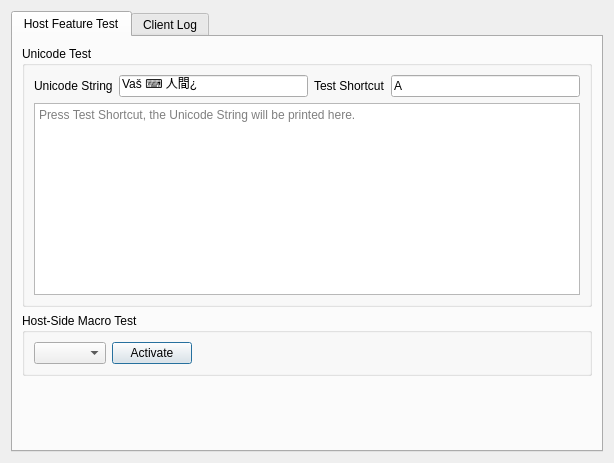
<?xml version="1.0" encoding="UTF-8"?>
<ui version="4.0">
 <class>Dialog</class>
 <widget class="QDialog" name="Dialog">
  <property name="geometry">
   <rect>
    <x>0</x>
    <y>0</y>
    <width>614</width>
    <height>463</height>
   </rect>
  </property>
  <property name="windowTitle">
   <string>Dialog</string>
  </property>
  <layout class="QVBoxLayout" name="verticalLayout">
   <item>
    <widget class="QTabWidget" name="tabWidget">
     <property name="currentIndex">
      <number>0</number>
     </property>
     <widget class="QWidget" name="hostFeatureTestTab">
      <attribute name="title">
       <string>Host Feature Test</string>
      </attribute>
      <layout class="QVBoxLayout" name="verticalLayout_4">
       <item>
        <widget class="QGroupBox" name="groupBox">
         <property name="title">
          <string>Unicode Test</string>
         </property>
         <layout class="QVBoxLayout" name="verticalLayout_2">
          <item>
           <layout class="QHBoxLayout" name="horizontalLayout_2">
            <item>
             <widget class="QLabel" name="label">
              <property name="text">
               <string>Unicode String</string>
              </property>
             </widget>
            </item>
            <item>
             <widget class="QLineEdit" name="unicodeStringLineEdit">
              <property name="text">
               <string>Vaš ⌨ 人間¿</string>
              </property>
             </widget>
            </item>
            <item>
             <widget class="QLabel" name="label_2">
              <property name="text">
               <string>Test Shortcut</string>
              </property>
             </widget>
            </item>
            <item>
             <widget class="QKeySequenceEdit" name="unicodeTestKeySequenceEdit">
              <property name="keySequence">
               <string>A</string>
              </property>
             </widget>
            </item>
           </layout>
          </item>
          <item>
           <widget class="QTextEdit" name="unicodeTestTextEdit">
            <property name="sizePolicy">
             <sizepolicy hsizetype="Expanding" vsizetype="Minimum">
              <horstretch>0</horstretch>
              <verstretch>0</verstretch>
             </sizepolicy>
            </property>
            <property name="documentTitle">
             <string>HID-IO Log</string>
            </property>
            <property name="placeholderText">
             <string extracomment="Press Test Shortcut, the Unicode String will be printed here.">Press Test Shortcut, the Unicode String will be printed here.</string>
            </property>
           </widget>
          </item>
         </layout>
        </widget>
       </item>
       <item>
        <widget class="QGroupBox" name="groupBox_2">
         <property name="title">
          <string>Host-Side Macro Test</string>
         </property>
         <layout class="QHBoxLayout" name="horizontalLayout_3">
          <item>
           <widget class="QComboBox" name="hostSideMacroTestCombo"/>
          </item>
          <item>
           <widget class="QPushButton" name="activateHostSideMacroTest">
            <property name="text">
             <string>Activate</string>
            </property>
           </widget>
          </item>
          <item>
           <spacer name="horizontalSpacer">
            <property name="orientation">
             <enum>Qt::Horizontal</enum>
            </property>
            <property name="sizeHint" stdset="0">
             <size>
              <width>40</width>
              <height>20</height>
             </size>
            </property>
           </spacer>
          </item>
         </layout>
        </widget>
       </item>
       <item>
        <spacer name="verticalSpacer">
         <property name="orientation">
          <enum>Qt::Vertical</enum>
         </property>
         <property name="sizeHint" stdset="0">
          <size>
           <width>20</width>
           <height>40</height>
          </size>
         </property>
        </spacer>
       </item>
      </layout>
     </widget>
     <widget class="QWidget" name="logViewerTab">
      <attribute name="title">
       <string>Client Log</string>
      </attribute>
      <layout class="QVBoxLayout" name="verticalLayout_3">
       <item>
        <widget class="QTextBrowser" name="logViewer"/>
       </item>
       <item>
        <widget class="QDialogButtonBox" name="logViewerButtons">
         <property name="orientation">
          <enum>Qt::Horizontal</enum>
         </property>
         <property name="standardButtons">
          <set>QDialogButtonBox::Reset|QDialogButtonBox::Save</set>
         </property>
        </widget>
       </item>
      </layout>
     </widget>
    </widget>
   </item>
  </layout>
 </widget>
 <resources/>
 <connections>
  <connection>
   <sender>logViewerButtons</sender>
   <signal>accepted()</signal>
   <receiver>Dialog</receiver>
   <slot>accept()</slot>
   <hints>
    <hint type="sourcelabel">
     <x>248</x>
     <y>254</y>
    </hint>
    <hint type="destinationlabel">
     <x>157</x>
     <y>274</y>
    </hint>
   </hints>
  </connection>
  <connection>
   <sender>logViewerButtons</sender>
   <signal>rejected()</signal>
   <receiver>Dialog</receiver>
   <slot>reject()</slot>
   <hints>
    <hint type="sourcelabel">
     <x>316</x>
     <y>260</y>
    </hint>
    <hint type="destinationlabel">
     <x>286</x>
     <y>274</y>
    </hint>
   </hints>
  </connection>
 </connections>
</ui>
